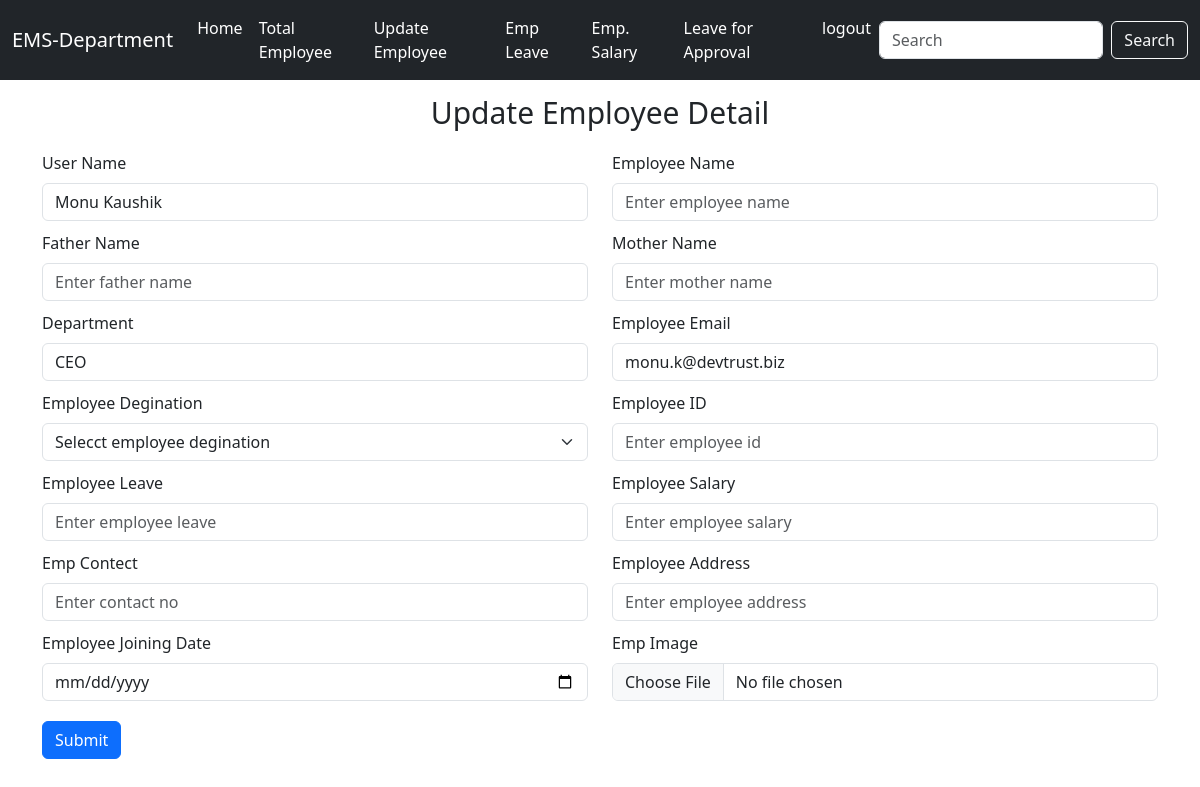
Screenshot of /update/1/ (signed in) with the database file from the repository.
### emp_app/models.py (models this page shows, shortened)
class Userdetail(AbstractBaseUser,PermissionsMixin):
        email=models.EmailField(unique=True)
        username=models.CharField(max_length=100)
        department=models.CharField(max_length=100)
        employeename=models.CharField(max_length=100)
        employeepic=models.ImageField(upload_to='images/')
        fathername=models.CharField(max_length=100)
        mothername=models.CharField(max_length=100)
        employeeid=models.CharField(max_length=100)
        employeedegination=models.CharField(max_length=200)
        joiningdate=models.DateField(null=True)
        employeeleave=models.IntegerField(null=True)
        employeesalary=models.IntegerField(null=True)
        employeecontect=models.IntegerField(null=True)
        employeeaddress=models.CharField(max_length=200)
        Key=models.CharField(max_length=200,null=True)
        is_active = models.BooleanField(default=True)
        is_staff = models.BooleanField(default=False)
        objects=CustomuserdetailManager()
        USERNAME_FIELD='email'
        REQUIRED_FIELDS=['username','department']

### emp_app/views.py (the view)
# urls.py: path('update/<int:id>/',views.update),
@login_required
def update(request,id):
    var=id
    userdata=Userdetail.objects.get(id=var)
    return render(request,'department/update.html',{'userdata':userdata,'idd':var})

### emp_app/templates/department/update.html (shortened to what this page needs)
{% extends 'department/dep_deshboard.html' %}
{% load static %}
{% block content %}
<div style='margin-top:10px;'>
<div class='container'>
    <form action="{% url 'updated' idd %}" method='POST' enctype='multipart/form-data'>
    <div style='text-align:center; font-size:30px;'>
        <p> Update Employee Detail </p>
    </div>
    <div class='row'>
        <div class='col-md-6'>
            <label for="empname" class="form-label">User Name</label>
            <input type="text" class="form-control" name='empname' placeholder='Enter employee name' style='margin-bottom:10px;' value="{{userdata.username}}">
        </div>
        <div class='col-md-6'>
            <label for="empname" class="form-label">Employee Name</label>
            <input type="text" class="form-control" name='empname' placeholder='Enter employee name' style='margin-bottom:10px;'>
        </div>
    </div>
    <div class='row'>
        <div class='col-md-6'>
            <label for="fname" class="form-label">Father Name</label>
            <input type="text" class="form-control" name='fname' placeholder='Enter father name' style='margin-bottom:10px;'>
        </div>
        <div class='col-md-6'>
            <label for="mname" class="form-label">Mother Name</label>
            <input type="text" class="form-control" name='mname' placeholder='Enter mother name' style='margin-bottom:10px;'>
        </div>
    </div>
    <div class='row'>
        <div class='col-md-6'>
            <label for="department" class="form-label">Department</label>
            <input type="text" class="form-control" name='department' placeholder='Enter department name' style='margin-bottom:10px;' value="{{userdata.department}}">
        </div>
        <div class='col-md-6'>
            <label for="empemail" class="form-label">Employee Email</label>
            <input type="email" class="form-control" name='empemail' placeholder='Enter email hare' style='margin-bottom:10px;' readonly value="{{userdata.email}}">
        </div>
    </div>
    <div class='row'>
        <div class='col-md-6'>
            <label for="empdeg" class="form-label">Employee Degination</label>
            <select class="form-select" aria-label="Default select example" name='empdeg' style='margin-bottom:10px;' >
                <option selected>Selecct employee degination</option>
              </select>
        </div>
        <div class='col-md-6'>
            <label for="empid" class="form-label">Employee ID</label>
            <input type="text" class="form-control" name='empid' placeholder='Enter employee id' style='margin-bottom:10px;'>
        </div>
    </div>
    <div class='row'>
        <div class='col-md-6'>
            <label for="empleave" class="form-label">Employee Leave</label>
            <input type="number" class="form-control" name='empleave' placeholder='Enter employee leave' style='margin-bottom:10px;'>
        </div>
        <div class='col-md-6'>
            <label for="empsalary" class="form-label">Employee Salary</label>
            <input type="number" class="form-control" name='empsalary' placeholder='Enter employee salary' style='margin-bottom:10px;'>
        </div>
    </div>
    <div class='row'>
        <div class='col-md-6'>
            <label for="empcontact" class="form-label">Emp Contect</label>
            <input type="number" class="form-control" name='empcontact' placeholder='Enter contact no' style='margin-bottom:10px;'>
        </div>
        <div class='col-md-6'>
            <label for="empaddress" class="form-label">Employee Address</label>
            <input type="text" class="form-control" name='empaddress' placeholder='Enter employee address' style='margin-bottom:10px;'>
        </div>
    </div>
    <div class='row'>
        <div class='col-md-6'>
            <label for="empjoiningdate" class="form-label">Employee Joining Date</label>
            <input type="date" class="form-control" name='empjoiningdate' placeholder='Enter employee joining date' style='margin-bottom:10px;'>
        </div>
        <div class='col-md-6'>
            <label for="emppic" class="form-label">Emp Image</label>
            <input type="file" class="form-control" name='emppic' placeholder='Upload pic hare' style='margin-bottom:10px;'>
        </div>
    </div>
    <div style='margin-top:10px;'>
        <button type='submit' class='btn btn-primary' > Submit </button>
    </div>
</form>
</div>
</div>
{% endblock %}

### rows the page displays
Userdetail: empname "Monu Kaushik", department "CEO", empemail "monu.k@devtrust.biz"
